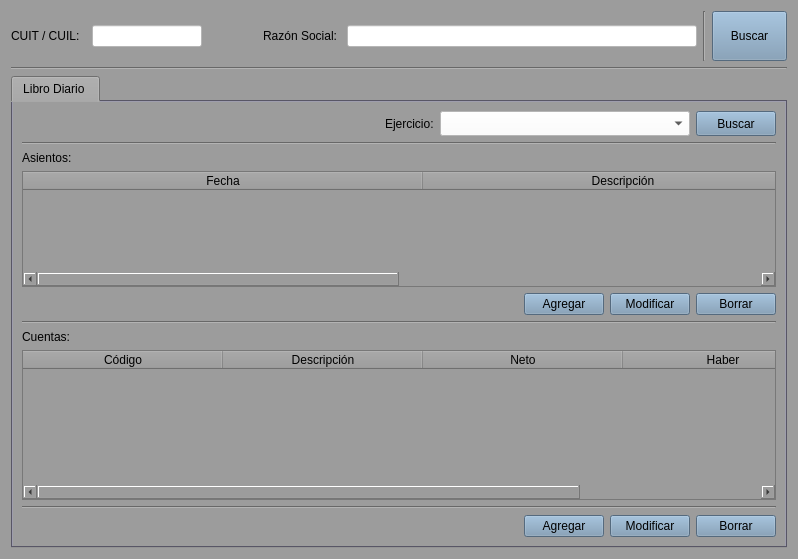
<?xml version="1.0" encoding="UTF-8"?>
<ui version="4.0">
 <class>form_libro_diario</class>
 <widget class="QWidget" name="form_libro_diario">
  <property name="geometry">
   <rect>
    <x>0</x>
    <y>0</y>
    <width>798</width>
    <height>559</height>
   </rect>
  </property>
  <property name="minimumSize">
   <size>
    <width>798</width>
    <height>559</height>
   </size>
  </property>
  <property name="maximumSize">
   <size>
    <width>798</width>
    <height>559</height>
   </size>
  </property>
  <property name="windowTitle">
   <string>Libro Diario</string>
  </property>
  <property name="styleSheet">
   <string notr="true">font: 10pt &quot;Liberation Sans&quot;;
color: rgb(0, 0, 0);
background-color: rgb(156, 156, 156);
selection-background-color: rgb(164, 190, 221);
selection-color: rgb(0, 0, 0);</string>
  </property>
  <layout class="QGridLayout" name="gridLayout">
   <item row="0" column="0">
    <layout class="QHBoxLayout" name="horizontalLayout_17">
     <item>
      <layout class="QHBoxLayout" name="horizontalLayout_15">
       <item alignment="Qt::AlignLeft">
        <widget class="QLabel" name="label_15">
         <property name="minimumSize">
          <size>
           <width>75</width>
           <height>0</height>
          </size>
         </property>
         <property name="maximumSize">
          <size>
           <width>75</width>
           <height>16777215</height>
          </size>
         </property>
         <property name="text">
          <string>CUIT / CUIL: </string>
         </property>
        </widget>
       </item>
       <item>
        <widget class="QLineEdit" name="lne_cuit">
         <property name="minimumSize">
          <size>
           <width>110</width>
           <height>0</height>
          </size>
         </property>
         <property name="maximumSize">
          <size>
           <width>110</width>
           <height>16777215</height>
          </size>
         </property>
         <property name="styleSheet">
          <string notr="true">background-color: rgb(255, 255, 255);
color: rgb(0, 0, 0);</string>
         </property>
         <property name="text">
          <string/>
         </property>
        </widget>
       </item>
       <item>
        <spacer name="horizontalSpacer_4">
         <property name="orientation">
          <enum>Qt::Horizontal</enum>
         </property>
         <property name="sizeHint" stdset="0">
          <size>
           <width>40</width>
           <height>20</height>
          </size>
         </property>
        </spacer>
       </item>
      </layout>
     </item>
     <item>
      <layout class="QHBoxLayout" name="horizontalLayout_16">
       <item>
        <widget class="QLabel" name="label_16">
         <property name="text">
          <string>Razón Social: </string>
         </property>
        </widget>
       </item>
       <item>
        <widget class="QLineEdit" name="lne_razon_social">
         <property name="minimumSize">
          <size>
           <width>350</width>
           <height>0</height>
          </size>
         </property>
         <property name="maximumSize">
          <size>
           <width>350</width>
           <height>16777215</height>
          </size>
         </property>
         <property name="styleSheet">
          <string notr="true">background-color: rgb(255, 255, 255);
color: rgb(0, 0, 0);</string>
         </property>
        </widget>
       </item>
      </layout>
     </item>
     <item>
      <widget class="Line" name="line">
       <property name="orientation">
        <enum>Qt::Vertical</enum>
       </property>
      </widget>
     </item>
     <item>
      <widget class="QPushButton" name="btn_buscar">
       <property name="minimumSize">
        <size>
         <width>75</width>
         <height>50</height>
        </size>
       </property>
       <property name="maximumSize">
        <size>
         <width>75</width>
         <height>50</height>
        </size>
       </property>
       <property name="styleSheet">
        <string notr="true">background-color: rgb(119, 149, 177);</string>
       </property>
       <property name="text">
        <string>Buscar</string>
       </property>
      </widget>
     </item>
    </layout>
   </item>
   <item row="2" column="0">
    <widget class="QTabWidget" name="tabWidget">
     <property name="styleSheet">
      <string notr="true">QTabWidget{
background-color: rgb(123, 121, 143);
}
QLineEdit {
background-color: rgb(255, 255, 255);
color: rgb(0, 0, 0);
}
QComboBox{
background-color: rgb(255, 255, 255);
color: rgb(0, 0, 0);
}</string>
     </property>
     <property name="currentIndex">
      <number>0</number>
     </property>
     <widget class="QWidget" name="tab">
      <attribute name="title">
       <string>Libro Diario </string>
      </attribute>
      <layout class="QGridLayout" name="gridLayout_2">
       <item row="0" column="0">
        <layout class="QHBoxLayout" name="horizontalLayout">
         <item>
          <spacer name="horizontalSpacer_3">
           <property name="orientation">
            <enum>Qt::Horizontal</enum>
           </property>
           <property name="sizeHint" stdset="0">
            <size>
             <width>40</width>
             <height>20</height>
            </size>
           </property>
          </spacer>
         </item>
         <item>
          <widget class="QLabel" name="label">
           <property name="text">
            <string>Ejercicio:</string>
           </property>
          </widget>
         </item>
         <item>
          <widget class="QComboBox" name="cbx_ejercicio">
           <property name="minimumSize">
            <size>
             <width>250</width>
             <height>25</height>
            </size>
           </property>
           <property name="maximumSize">
            <size>
             <width>250</width>
             <height>25</height>
            </size>
           </property>
           <property name="styleSheet">
            <string notr="true">background-color: rgb(255, 255, 255);
color: rgb(0, 0, 0);</string>
           </property>
          </widget>
         </item>
         <item>
          <widget class="QPushButton" name="btn_buscar_ejerc">
           <property name="minimumSize">
            <size>
             <width>0</width>
             <height>25</height>
            </size>
           </property>
           <property name="maximumSize">
            <size>
             <width>16777215</width>
             <height>25</height>
            </size>
           </property>
           <property name="styleSheet">
            <string notr="true">background-color: rgb(119, 149, 177);</string>
           </property>
           <property name="text">
            <string>Buscar</string>
           </property>
          </widget>
         </item>
        </layout>
       </item>
       <item row="1" column="0">
        <layout class="QVBoxLayout" name="verticalLayout_2">
         <item>
          <widget class="Line" name="line_5">
           <property name="orientation">
            <enum>Qt::Horizontal</enum>
           </property>
          </widget>
         </item>
         <item>
          <widget class="QLabel" name="label_3">
           <property name="text">
            <string>Asientos: </string>
           </property>
          </widget>
         </item>
         <item>
          <widget class="QTableWidget" name="tw_asientos">
           <property name="selectionBehavior">
            <enum>QAbstractItemView::SelectRows</enum>
           </property>
           <attribute name="horizontalHeaderDefaultSectionSize">
            <number>400</number>
           </attribute>
           <column>
            <property name="text">
             <string>Fecha</string>
            </property>
            <property name="background">
             <color>
              <red>156</red>
              <green>183</green>
              <blue>206</blue>
             </color>
            </property>
           </column>
           <column>
            <property name="text">
             <string>Descripción</string>
            </property>
            <property name="background">
             <color>
              <red>156</red>
              <green>183</green>
              <blue>206</blue>
             </color>
            </property>
           </column>
          </widget>
         </item>
         <item>
          <layout class="QHBoxLayout" name="horizontalLayout_3">
           <item>
            <spacer name="horizontalSpacer_2">
             <property name="orientation">
              <enum>Qt::Horizontal</enum>
             </property>
             <property name="sizeHint" stdset="0">
              <size>
               <width>40</width>
               <height>20</height>
              </size>
             </property>
            </spacer>
           </item>
           <item alignment="Qt::AlignRight">
            <widget class="QPushButton" name="btn_nuevo">
             <property name="styleSheet">
              <string notr="true">background-color: rgb(119, 149, 177);</string>
             </property>
             <property name="text">
              <string>Agregar</string>
             </property>
            </widget>
           </item>
           <item alignment="Qt::AlignRight">
            <widget class="QPushButton" name="btn_modificar">
             <property name="styleSheet">
              <string notr="true">background-color: rgb(119, 149, 177);</string>
             </property>
             <property name="text">
              <string>Modificar</string>
             </property>
            </widget>
           </item>
           <item alignment="Qt::AlignRight">
            <widget class="QPushButton" name="btn_eliminar">
             <property name="styleSheet">
              <string notr="true">background-color: rgb(119, 149, 177);</string>
             </property>
             <property name="text">
              <string>Borrar</string>
             </property>
            </widget>
           </item>
          </layout>
         </item>
        </layout>
       </item>
       <item row="2" column="0">
        <layout class="QVBoxLayout" name="verticalLayout">
         <item>
          <widget class="Line" name="line_4">
           <property name="orientation">
            <enum>Qt::Horizontal</enum>
           </property>
          </widget>
         </item>
         <item>
          <widget class="QLabel" name="label_4">
           <property name="text">
            <string>Cuentas:</string>
           </property>
          </widget>
         </item>
         <item>
          <widget class="QTableWidget" name="tw_cuentas">
           <property name="minimumSize">
            <size>
             <width>0</width>
             <height>150</height>
            </size>
           </property>
           <property name="maximumSize">
            <size>
             <width>16777215</width>
             <height>150</height>
            </size>
           </property>
           <property name="selectionBehavior">
            <enum>QAbstractItemView::SelectRows</enum>
           </property>
           <attribute name="horizontalHeaderDefaultSectionSize">
            <number>200</number>
           </attribute>
           <column>
            <property name="text">
             <string>Código</string>
            </property>
            <property name="background">
             <color>
              <red>156</red>
              <green>183</green>
              <blue>206</blue>
             </color>
            </property>
           </column>
           <column>
            <property name="text">
             <string>Descripción</string>
            </property>
            <property name="background">
             <color>
              <red>156</red>
              <green>183</green>
              <blue>206</blue>
             </color>
            </property>
           </column>
           <column>
            <property name="text">
             <string>Neto</string>
            </property>
            <property name="background">
             <color>
              <red>156</red>
              <green>183</green>
              <blue>206</blue>
             </color>
            </property>
           </column>
           <column>
            <property name="text">
             <string>Haber</string>
            </property>
            <property name="background">
             <color>
              <red>156</red>
              <green>183</green>
              <blue>206</blue>
             </color>
            </property>
           </column>
          </widget>
         </item>
         <item>
          <widget class="Line" name="line_2">
           <property name="orientation">
            <enum>Qt::Horizontal</enum>
           </property>
          </widget>
         </item>
         <item>
          <layout class="QHBoxLayout" name="horizontalLayout_2">
           <item>
            <spacer name="horizontalSpacer">
             <property name="orientation">
              <enum>Qt::Horizontal</enum>
             </property>
             <property name="sizeHint" stdset="0">
              <size>
               <width>40</width>
               <height>20</height>
              </size>
             </property>
            </spacer>
           </item>
           <item alignment="Qt::AlignRight">
            <widget class="QPushButton" name="btn_nueva_cta">
             <property name="styleSheet">
              <string notr="true">background-color: rgb(119, 149, 177);</string>
             </property>
             <property name="text">
              <string>Agregar</string>
             </property>
            </widget>
           </item>
           <item alignment="Qt::AlignRight">
            <widget class="QPushButton" name="btn_modificar_cta">
             <property name="styleSheet">
              <string notr="true">background-color: rgb(119, 149, 177);</string>
             </property>
             <property name="text">
              <string>Modificar</string>
             </property>
            </widget>
           </item>
           <item alignment="Qt::AlignRight">
            <widget class="QPushButton" name="btn_eliminar_cta">
             <property name="styleSheet">
              <string notr="true">background-color: rgb(119, 149, 177);</string>
             </property>
             <property name="text">
              <string>Borrar</string>
             </property>
            </widget>
           </item>
          </layout>
         </item>
        </layout>
       </item>
      </layout>
     </widget>
    </widget>
   </item>
   <item row="1" column="0">
    <widget class="Line" name="line_3">
     <property name="orientation">
      <enum>Qt::Horizontal</enum>
     </property>
    </widget>
   </item>
  </layout>
 </widget>
 <tabstops>
  <tabstop>lne_cuit</tabstop>
  <tabstop>lne_razon_social</tabstop>
  <tabstop>btn_buscar</tabstop>
  <tabstop>tabWidget</tabstop>
  <tabstop>cbx_ejercicio</tabstop>
  <tabstop>btn_buscar_ejerc</tabstop>
  <tabstop>tw_asientos</tabstop>
  <tabstop>btn_nuevo</tabstop>
  <tabstop>btn_modificar</tabstop>
  <tabstop>btn_eliminar</tabstop>
  <tabstop>tw_cuentas</tabstop>
  <tabstop>btn_nueva_cta</tabstop>
  <tabstop>btn_modificar_cta</tabstop>
  <tabstop>btn_eliminar_cta</tabstop>
 </tabstops>
 <resources/>
 <connections/>
</ui>
